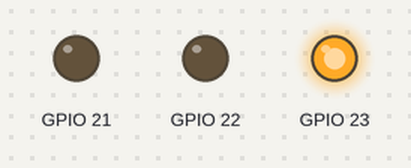
Recording of a sketch running on a simulated ESP32. Parts: output pins drawn as LEDs (lit = HIGH).

Above: at 0.1 s.
At 0.5 s:
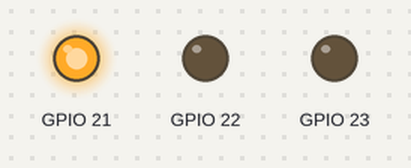
At 1.3 s:
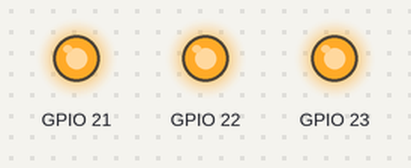
At 1.9 s:
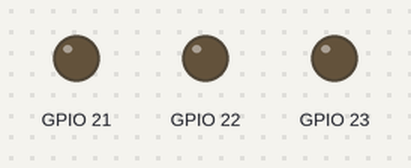
Timing chart, 0 to 3.4 s (numbered marks = the images above):
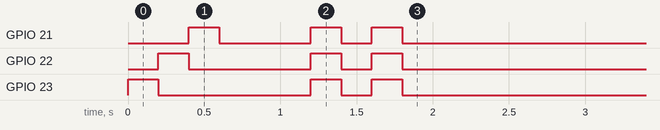

The sketch:

BrowserUI_Test.ino
```cpp
#include "../mini_PF_pins.hpp"

// 下記ライブラリを使用
#include <WiFi.h>
#include <WebServer.h>

// テストにLEDを使用

// AP情報

#define AP_SSID     "ESP32_AP"
// コメントアウト解除でパスワードあり
// #define AP_PASSWORD "12345678"


// LED状態配列
bool LED_state[3] = { false, false, false };

// LED制御関数
void setLED(bool RED,bool YEL,bool GRN){
    digitalWrite(PIN_LED_RED,RED);
    digitalWrite(PIN_LED_YEL,YEL);
    digitalWrite(PIN_LED_GRN,GRN);
}

// Webサーバ初期化
WebServer server(80);

// HTML生成関数
String getHTML() {
  String html = R"rawliteral(
    <!DOCTYPE html>
    <html>
    <head>
      <meta charset="UTF-8">
      <title>ESP32 IO Control</title>
      <style>
        body { font-family: Arial; text-align: center; margin-top: 50px; }
        button { font-size: 24px; padding: 10px 20px; margin: 10px; }
        .status { font-size: 20px; margin: 10px; }
      </style>
    </head>
    <body>
      <h1>ESP32 IO Control</h1>
      <button onclick="toggleLED(0)">Toggle LED 1</button>
      <div class="status">LED 1: <span id="led1">---</span></div>
      <button onclick="toggleLED(1)">Toggle LED 2</button>
      <div class="status">LED 2: <span id="led2">---</span></div>
      <button onclick="toggleLED(2)">Toggle LED 3</button>
      <div class="status">LED 3: <span id="led3">---</span></div>

      <script>
        function toggleLED(n) {
          fetch("/toggle?led=" + n)
            .then(() => updateStatus());
        }

        function updateStatus() {
          fetch("/status")
            .then(response => response.json())
            .then(data => {
              document.getElementById("led1").textContent = data[0] ? "ON" : "OFF";
              document.getElementById("led2").textContent = data[1] ? "ON" : "OFF";
              document.getElementById("led3").textContent = data[2] ? "ON" : "OFF";
            });
        }

        setInterval(updateStatus, 500);
        window.onload = updateStatus;
      </script>
    </body>
    </html>
  )rawliteral";

  return html;
}

// HTML画面処理
void handleRoot() {
  server.send(200, "text/html", getHTML());
}

// ボタンクリック時のLED状態切り替え処理
void handleToggle() {
  if (server.hasArg("led")) {
    int led = server.arg("led").toInt();
    if (led >= 0 && led < 3) {
      LED_state[led] = !LED_state[led];
    }
  }
  server.send(200, "text/plain", "OK");
}

// JSONでLED状態を返す
void handleStatus() {
  String json = "[";
  for (int i = 0; i < 3; i++) {
    json += (LED_state[i] ? "true" : "false");
    if (i < 2) json += ",";
  }
  json += "]";
  server.send(200, "application/json", json);
}


void setup() {
    // LEDピン初期化
    pinMode(PIN_LED_RED,OUTPUT);
    pinMode(PIN_LED_YEL,OUTPUT);
    pinMode(PIN_LED_GRN,OUTPUT);

    // イニシャル点灯
    setLED(0,0,1);
    delay(200);
    setLED(0,1,0);
    delay(200);
    setLED(1,0,0);
    delay(200);
    setLED(0,0,0);
    delay(600);

  // IP設定とAPモード開始（パスワードなし）
    IPAddress local_ip(192, 168,   0,   1);
    IPAddress gateway (192, 168,   0,   1);
    IPAddress subnet  (255, 255, 255,   0);
    WiFi.softAPConfig(local_ip, gateway, subnet);
    #ifdef AP_PASSWORD
        WiFi.softAP(AP_SSID, AP_PASSWORD );
    #else
        WiFi.softAP(AP_SSID, "" );
    #endif


  // サーバールート登録
  server.on("/", handleRoot);
  server.on("/toggle", handleToggle);
  server.on("/status", handleStatus);
  server.begin();

    setLED(1,1,1);
    delay(200);
    setLED(0,0,0);
    delay(200);
    setLED(1,1,1);
    delay(200);
    setLED(0,0,0);
}

void loop() {
    server.handleClient();

    setLED(LED_state[0],LED_state[1],LED_state[2]);

    delay(100);
}
```
